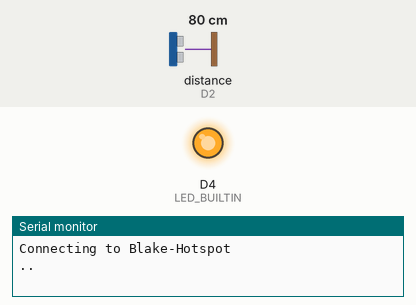
Bench run of a sketch on a simulated ESP8266 (NodeMCU). Parts: output pins drawn as LEDs (lit = HIGH, except the on-board LED, lit = LOW), the last lines printed to the serial monitor. The inputs (shaded band) are chosen by the test bench; at power-on: distance to the obstacle (sensor on D2) 80 cm. The echo pulse lasts 58.3 µs per cm; WiFi joins after 1.5 s; servers stay silent unless stated.

Above: at 0.4 s.
At 1.8 s:
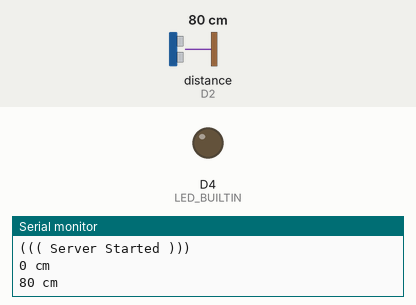
Timing chart, 0 to 3.3 s (numbered marks = the images above):
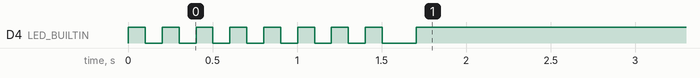

The sketch:

Lab3-2.ino
```cpp
#include <ESP8266WiFi.h>
#include <ESP8266HTTPClient.h>
#include "HCSR04.h" // include the Ultrasonic sensor library "HCSR04 ultrasonic sensor by gamegine v2.0.3"

//Sets some global variables
const char* ssid = "Blake-Hotspot";
const char* password = "blakepublic";
WiFiServer server(80);
IPAddress local_IP(192, 168, 91, 185);
IPAddress dns(192, 168, 91, 254);
IPAddress gateway(192, 168, 91, 254);
IPAddress subnet(255, 255, 255, 0);
String serverName = "http://192.168.91.184";   // IP address path of server device
long ultraDistance;
int change = 0;
HCSR04 ultraSonic(D1, D2);  //Class for HCSR04 sets (trig pin , echo pin)


//Setup for pins and clears all of them
void setup() {

  //Setup serial and all LED outputs then clears the LEDs
  Serial.begin(9600);
  pinMode(LED_BUILTIN, OUTPUT);

  //Sets the static IP to the set variables
  if (!WiFi.config(local_IP, dns, gateway, subnet)) {
    Serial.println("STA Failed to configure");
  }

  //Using the Wifi library, begin connecting to the set network, start webserver and provide status updates.
  Serial.print("Connecting to ");
  Serial.println(ssid);
  WiFi.begin(ssid, password);
  while (WiFi.status() != WL_CONNECTED) {
    digitalWrite(LED_BUILTIN, HIGH);
    delay(100);
    Serial.print(".");
    digitalWrite(LED_BUILTIN, LOW);
    delay(100);
  }
  delay(100);
  digitalWrite(LED_BUILTIN, HIGH);
  Serial.println();
  Serial.println("(( WiFi connected ))");
  Serial.println(WiFi.localIP());
  Serial.println(WiFi.gatewayIP());
  Serial.println(WiFi.dnsIP());

  server.begin();
  Serial.println("((( Server Started )))");
}

void loop() {

  // Sets up a client object that sets this device as a client. http is also set as a HTTPClient
  WiFiClient client;
  HTTPClient http;

  //Serial.println(change);
  Serial.print(ultraDistance);
  Serial.println(" cm");
  int httpResponseCode;

  //each time the loop repeats ultraDistance will be set to the distance received from the sensor
  ultraDistance = ultraSonic.dist();
  delay(60);

  //If the distance is farther than 55cm
  if (ultraDistance > 55) {
    //If the distance is still within the range then nothing will happen so that http requests are not sent unnecessarily.
    if(change == 1){
    }
    else {
      Serial.print(ultraDistance);
      Serial.println(" cm");
      http.begin(client, serverName + "/green");
      httpResponseCode = http.GET();
      change = 1;
    }
  }
  //If the distance is between 50cm and 22cm
  else if (ultraDistance <= 50 && ultraDistance >= 22) {
    //If the distance is still within the range then nothing will happen so that http requests are not sent unnecessarily.
    if(change == 2){
    }
    else {
      Serial.print(ultraDistance);
      Serial.println(" cm");
      http.begin(client, serverName + "/yellow");
      httpResponseCode = http.GET();
      change = 2;
    }
  }
  //If the distance is between 20cm and 12cm
  else if (ultraDistance <= 20 && ultraDistance >= 12) {
    //If the distance is still within the range then nothing will happen so that http requests are not sent unnecessarily.
    if(change == 3){
    }
    else {
      Serial.print(ultraDistance);
      Serial.println(" cm");
      http.begin(client, serverName + "/red");
      httpResponseCode = http.GET();
      change = 3;
    }
  }
  //If the distance is closer than 10 cm
  else if (ultraDistance <= 10) {
    //If the distance is still within the range then nothing will happen so that http requests are not sent unnecessarily.
    if(change == 4){
    }
    else {
      http.begin(client, serverName + "/tooClose");
      httpResponseCode = http.GET();
      change = 4;
    }
  }

}
```
